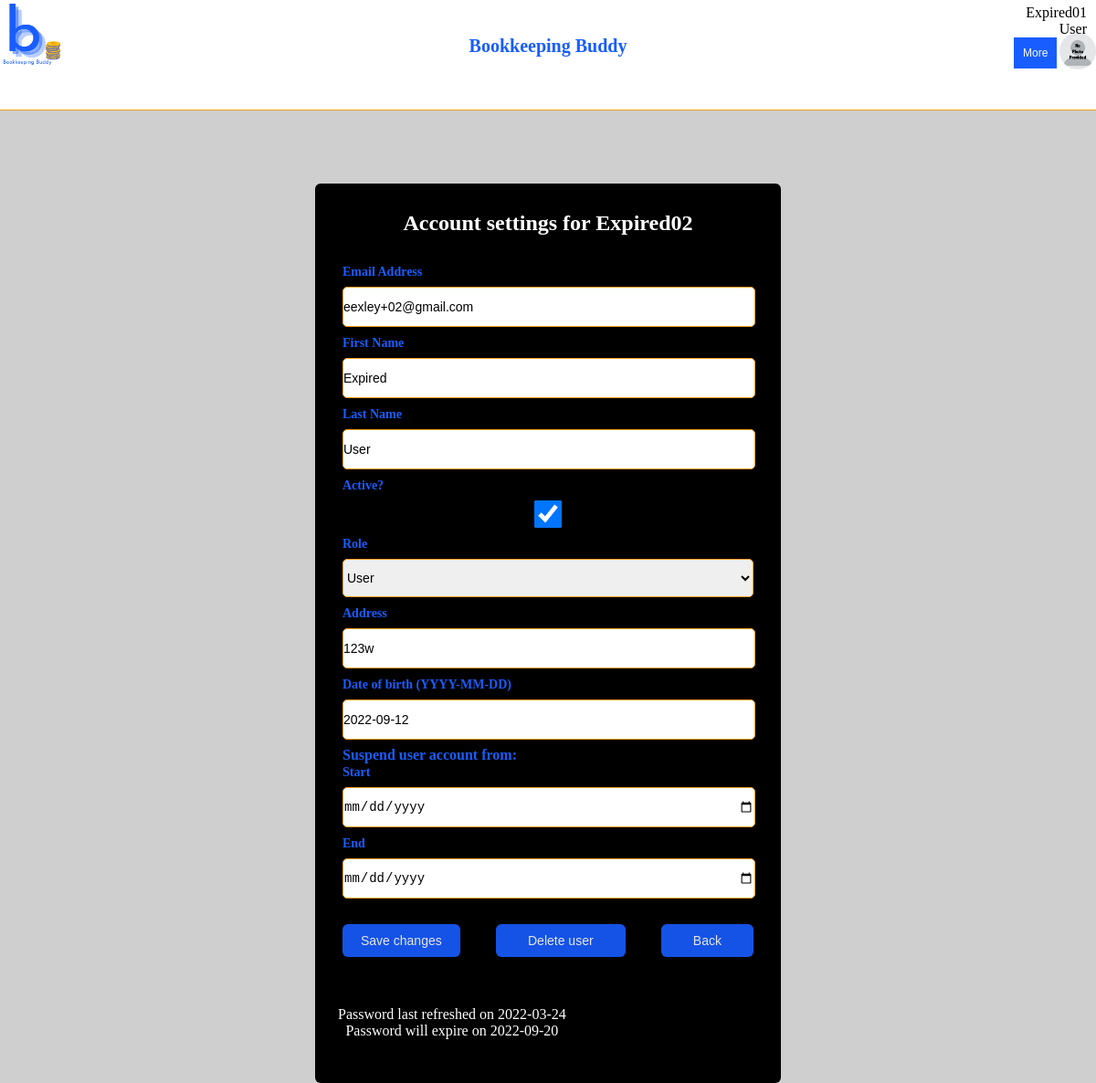
The page /auth/edit_user/Expired02 (signed in) on the database as committed earlier.
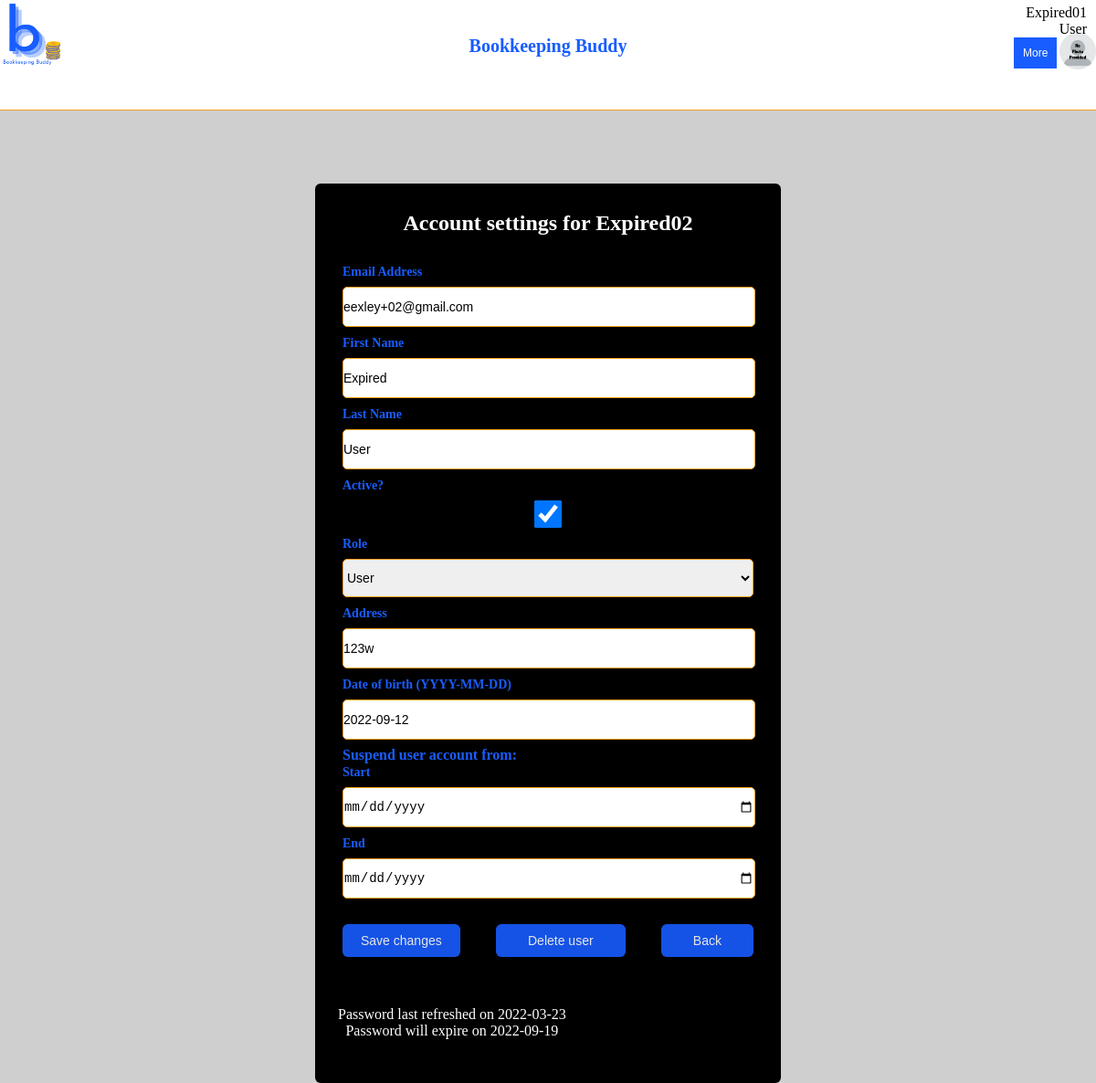
The same page on the database as committed later.
### tables this page shows
CREATE TABLE users (
  username TEXT PRIMARY KEY UNIQUE,
  email_address TEXT NOT NULL,
  first_name TEXT NOT NULL,
  last_name TEXT NOT NULL,
  active INTEGER NOT NULL,
  role INTEGER NOT NULL,
  picture BLOB,
  password TEXT NOT NULL,
  address TEXT NOT NULL,
  DOB TEXT NOT NULL,
  old_passwords TEXT NOT NULL,
  password_refresh_date TEXT NOT NULL,
  incorrect_login_attempts INTEGER NOT NULL,
  suspend_start_date TEXT,
  suspend_end_date TEXT,
  creation_date TEXT NOT NULL,
  first_pet TEXT NOT NULL,
  city_born TEXT NOT NULL,
  year_graduated_hs INTEGER NOT NULL
);

### appl_domain/auth.py (the view, shortened to what this page needs)
@bp.route('/edit_user/<username>', methods=('GET', 'POST'))
@login_required
def edit_user(username):
    db = get_db()
    user = db.execute(
        "SELECT * FROM users WHERE username = ?", (username,)
    ).fetchone()
    password_refresh_date = user['password_refresh_date']
    password_refresh_date = datetime.fromisoformat(password_refresh_date)
    password_expires = password_refresh_date + timedelta(days=180)
    password_expires = password_expires.date().__str__()
    if request.method == 'GET':
        return render_template('auth/edit_user.html', user=user, password_expires=password_expires)

### appl_domain/auth.py (called while the page is built)
def login_required(view):
    @functools.wraps(view)
    def wrapped_view(**kwargs):
        if g.user is None:
            return redirect(url_for('auth.login'))
        return view(**kwargs)
    return wrapped_view

@bp.before_app_request
def load_logged_in_user():
    username = session.get('username')
    if username is None:
        g.user = None
    else:
        g.user = get_db().execute(
            "SELECT * FROM users WHERE username = ?", (username,)
        ).fetchone()

### appl_domain/db.py (called while the page is built)
def get_db():
    if 'db' not in g:
        g.db = sqlite3.connect(
            current_app.config['DATABASE'],
            detect_types=sqlite3.PARSE_DECLTYPES
        )
        g.db.row_factory = sqlite3.Row
    return g.db

### appl_domain/templates/auth/edit_user.html (shortened to what the changed rows need)
{% extends 'base.html' %}
{% block content %}
<div class="container">
     <h1>{% block title %}Account settings for {{ user['username'] }}{% endblock %}</h1>
    <form method="post" enctype="multipart/form-data">
        <div class = "form-first">
            <div class = "personal details">
                <div class = "fields">
                    <div class = "input-field">
                    <label for="email_address">Email Address</label>
                        <input name="email_address" type = "email" id="email_address" required value="{{ user['email_address'] }}">
                    </div>
                    <div class = "input-field">
                         <label for="first_name">First Name</label>
                        <input name="first_name" id="first_name" required value="{{ user['first_name'] }}">
                    </div>
                    <div class = "input-field">
                     <label for="last_name">Last Name</label>
                        <input name="last_name" id="last_name" required value="{{ user['last_name'] }}">
                    </div>
                    <div class = "input-field">
                        <label for="role">Role</label><br>
                        <select name="role" id="role" style="width: 100%;
                        outline: none;
                        color: #333;
                        font-size: 14px;
                        border: 1px solid #F89E19;
                        border-radius: 5px;
                        color: black;
                        height: 42px;
                        margin: 8px 0;">
                        <option value="0" {% if user['role'] == 0 %} selected {% endif %}>User</option>
                    </select>
                        </div>
                    <div class = "input-field">
                            <label for="address">Address</label>
                        <input name="address" id="address" required value="{{ user['address'] }}">
                    </div><br>
                   <div class = "input-field">
                        <label for="DOB">Date of birth (YYYY-MM-DD)</label>
                        <input name="DOB" id="DOB" required value="{{ user['DOB'] }}">
                    </div>
                    <div class="instructions" style="color: white; margin-top: 12px;margin-left: 15px;text-align: center">
                        <p style="color: white; margin-top: 12px;margin-left: -20px;text-align: center">
                            Password last refreshed on {{ user['password_refresh_date'] }}<br>
                            Password will expire on {{ password_expires }}
                        </p>
                        <br>
                    </div>
                </div>
            </div>
            </div>
        </form>
</div>
{% endblock %}

Rows that differ between the two databases and show on the page:
changed users "Expired02": password_refresh_date "2022-03-24" → "2022-03-23"
Other text that changed with them:
{{ password_expires }}: "2022-09-20" → "2022-09-19"
